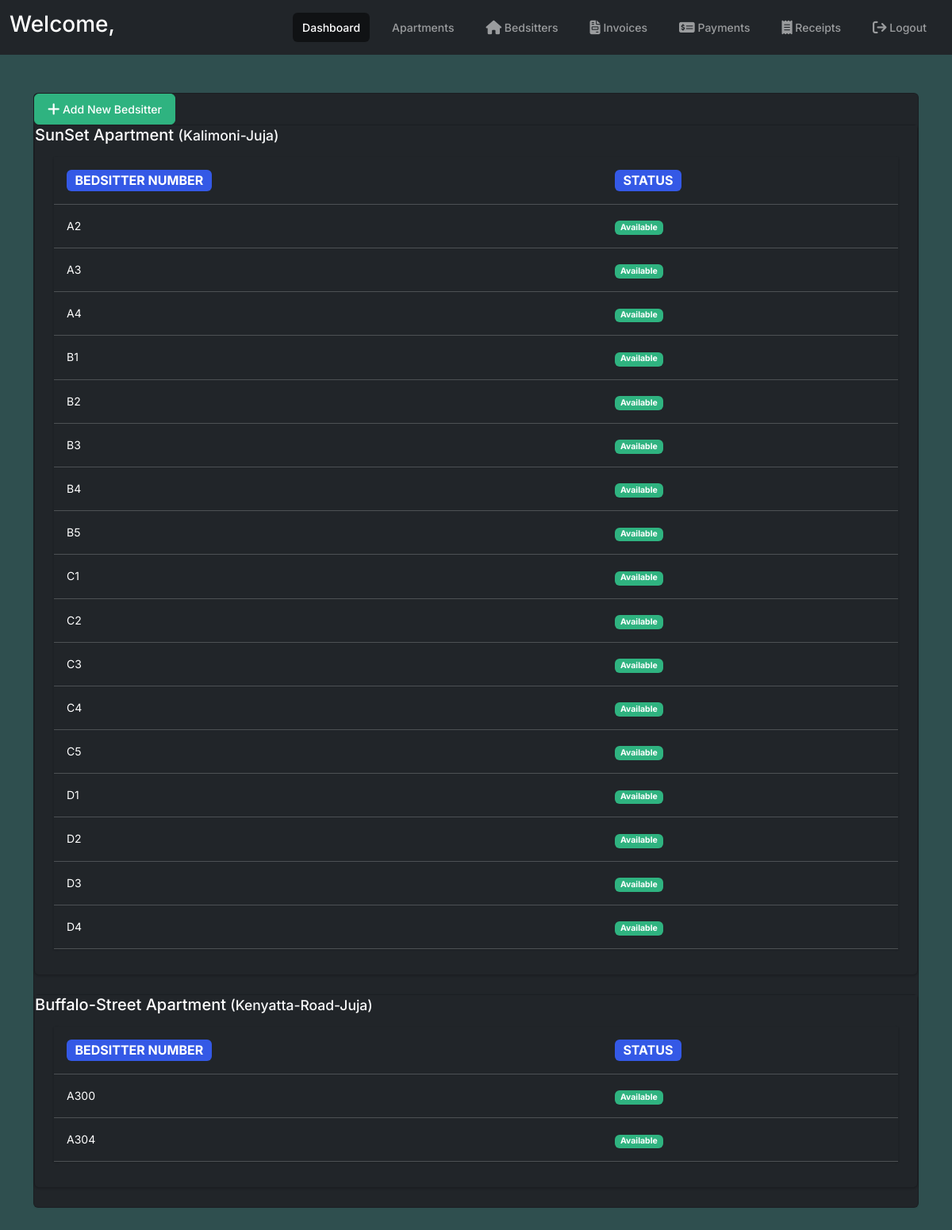
The app's page /bedsitters/, older data.
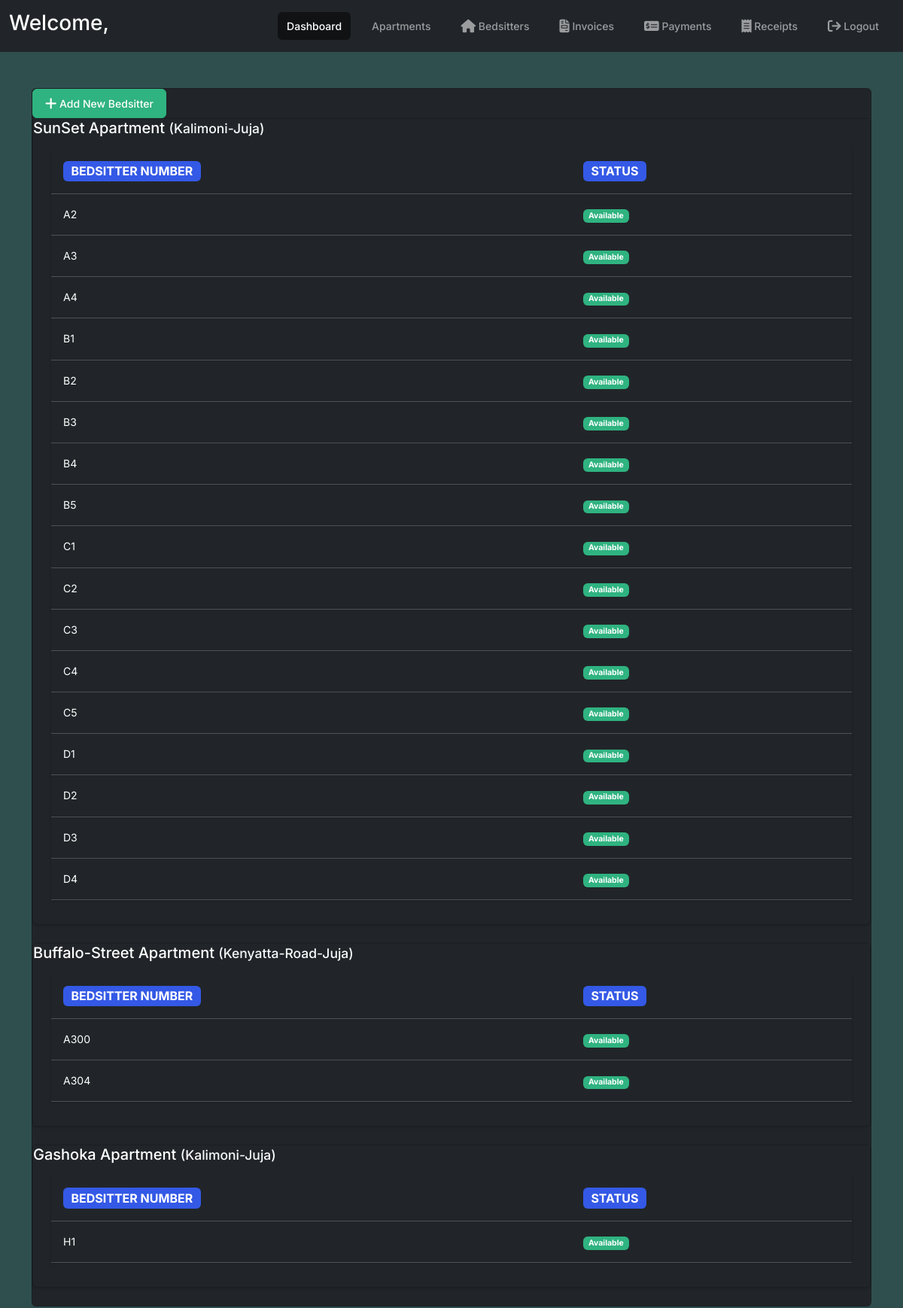
The same page, newer data.
### portal/models.py (models this page shows, shortened)
class Apartment(models.Model):
    name = models.CharField(max_length=255)
    address = models.CharField(max_length=255)
    class Meta:
        verbose_name_plural = "Apartments"

class Bedsitter(models.Model):
    apartment = models.ForeignKey(Apartment, related_name='bedsitters', on_delete=models.CASCADE)
    number = models.CharField(max_length=255, unique=True)
    class Meta:
        verbose_name_plural = "Bedsitters"

### portal/views.py (the view)
# urls.py: path('bedsitters/', views.bedsitters_list, name='bedsitters_list'),
def bedsitters_list(request):
    apartments = Apartment.objects.prefetch_related('bedsitters').all()
    for apartment in apartments:
        apartment.available_bedsitters = apartment.bedsitters.filter(tenantprofile__isnull=True)
    context = {'apartments': apartments}
    return render(request, 'portal/bedsitters_list.html', context)

### portal/templates/portal/bedsitters_list.html (shortened to what this page needs)
{% extends "portal/base.html" %}
{% block content %}
<div class="card shadow bg-dark">
    <div>
      <a href="{% url 'add_bedsitter' %}" class="btn btn-success"> Add New Bedsitter</a>
    </div>
  {% for apartment in apartments %}
    <div class="card mb-4 bg-dark">
      <div class="text-bg-dark">
        <h5 class="mb-0">{{ apartment.name }} <small class="text-light">({{ apartment.address }})</small></h5>
      </div>
      <div class="card-body">
        {% if apartment.available_bedsitters %}
          <table class="table table-hover table-dark">
            <thead>
              <tr>
                <th><span class="badge bg-primary fs-6">Bedsitter Number</span></th>
                <th><span class="badge bg-primary fs-6">Status</span></th>
              </tr>
            </thead>
            <tbody>
              {% for bedsitter in apartment.available_bedsitters %}
                <tr>
                  <td>{{ bedsitter.number }}</td>
                  <td><span class="badge bg-success">Available</span></td>
                </tr>
              {% endfor %}
            </tbody>
          </table>
        {% else %}
          <p class="text-muted">No available bedsitters in this apartment.</p>
        {% endif %}
      </div>
    </div>
  {% empty %}
    <p>No apartments found.</p>
  {% endfor %}
</div>
{% endblock %}

Row changes from the older to the newer data that the page shows:
added Apartment: name "Gashoka Apartment", address "Kalimoni-Juja"
added Bedsitter: number "H1", shown under "Gashoka Apartment"
